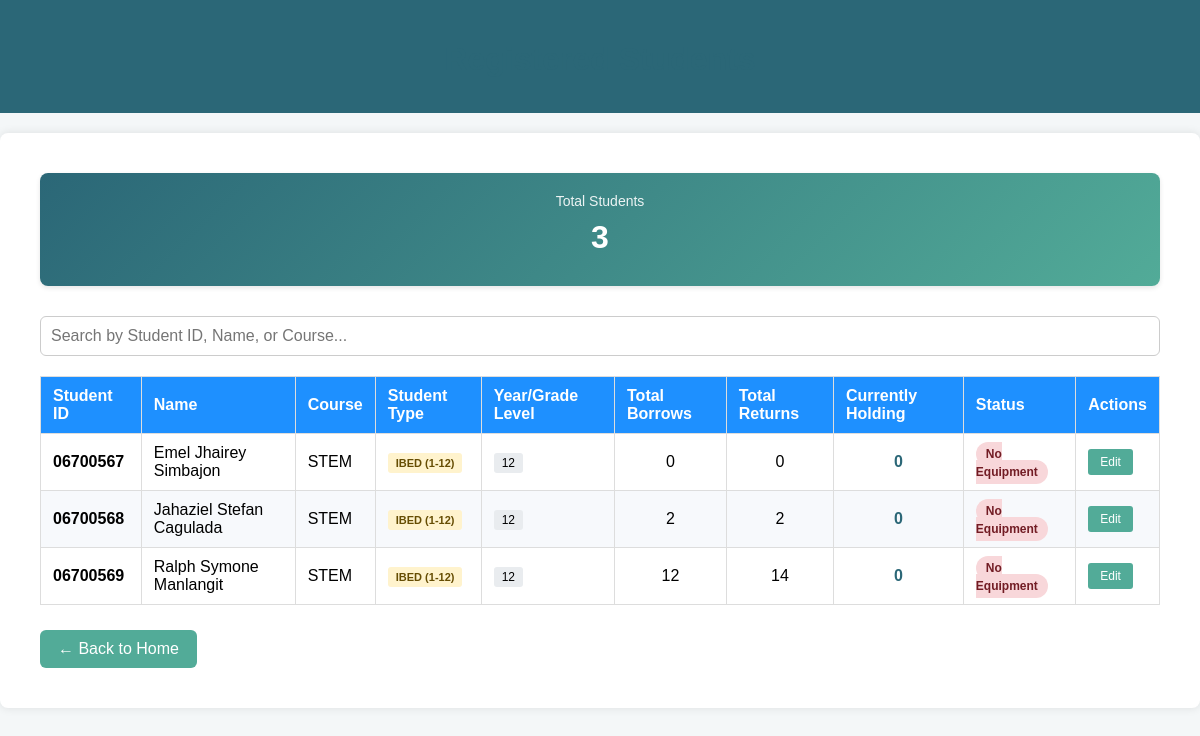
/registered_students, run on an earlier commit of the app's database.
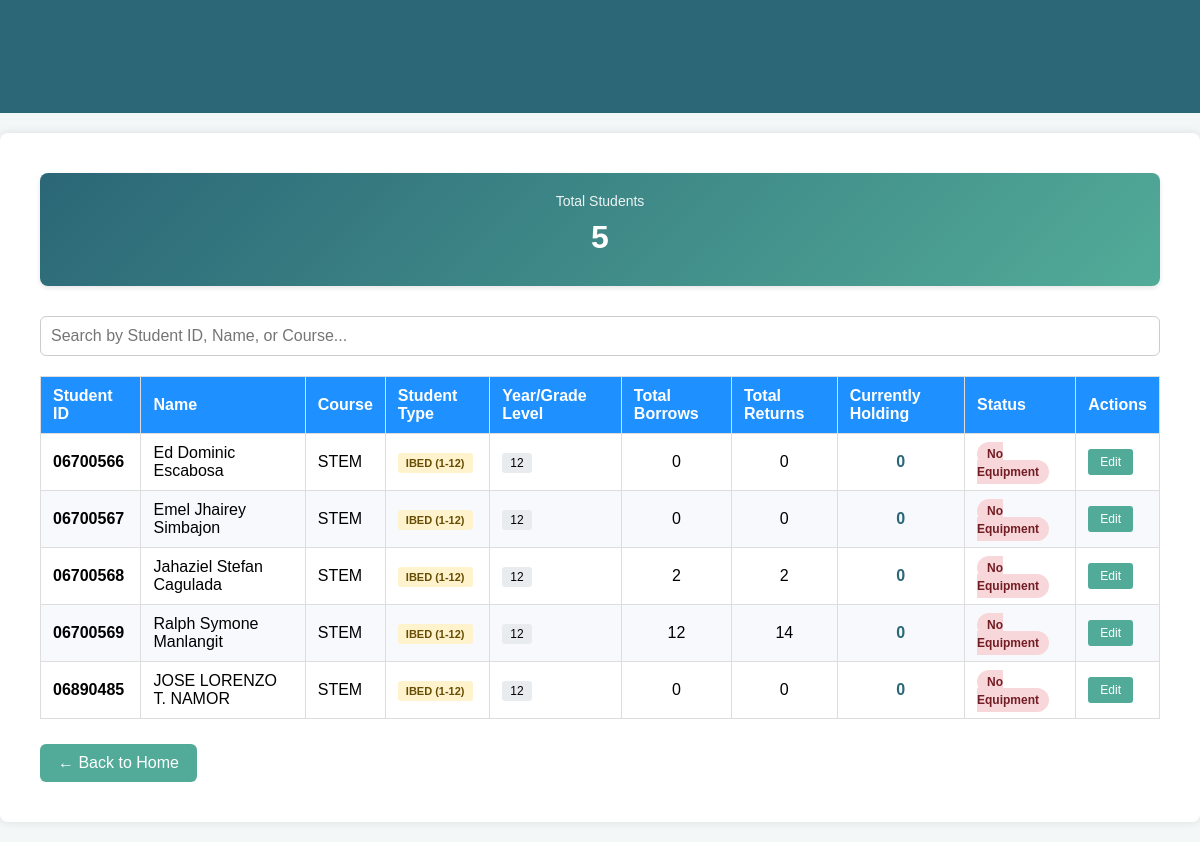
And on a later commit of the database.
### tables this page shows
CREATE TABLE students (
            student_id TEXT PRIMARY KEY,
            name TEXT NOT NULL,
            course TEXT,
            year_level INTEGER, student_type TEXT DEFAULT 'college');

### CV-app/app.py (the view)
@app.route('/registered_students')
def registered_students():
    conn = sqlite3.connect("database.db")
    c = conn.cursor()
    c.execute("""
        SELECT
            s.student_id,
            s.name,
            s.course,
            s.year_level,
            s.student_type,
            COUNT(CASE WHEN el.action='borrow' THEN 1 END) as total_borrows,
            COUNT(CASE WHEN el.action='return' THEN 1 END) as total_returns,
            COALESCE(SUM(CASE WHEN el.action='borrow' THEN el.quantity ELSE -el.quantity END), 0) as currently_holding
        FROM students s
        LEFT JOIN equipment_log el ON s.student_id = el.student_id
        GROUP BY s.student_id, s.name, s.course, s.year_level, s.student_type
        ORDER BY s.student_id ASC
    """)
    students = c.fetchall()
    c.execute("SELECT COUNT(*) FROM students")
    total_students = c.fetchone()[0]
    conn.close()
    return render_template('registered_students.html',
                         students=students,
                         total_students=total_students)

### CV-app/templates/registered_students.html (shortened to what this page needs)
<!DOCTYPE html>
<html lang="en">
<head>
    <link rel="stylesheet" href="{{ url_for('static', filename='style.css') }}">
</head>
<body>
    <header>
        <h1>Registered Students</h1>
    </header>
    <div class="container">
        <div class="stats-container">
            <div class="stat-box">
                <div class="stat-label">Total Students</div>
                <div class="stat-number">{{ total_students }}</div>
            </div>
        </div>
        <div class="search-container">
            <input type="text" class="search-input" id="searchInput" placeholder="Search by Student ID, Name, or Course...">
        </div>
        {% if students %}
            <table id="studentsTable">
                <thead>
                    <tr>
                        <th>Student ID</th>
                        <th>Name</th>
                        <th>Course</th>
                        <th>Student Type</th>
                        <th>Year/Grade Level</th>
                        <th>Total Borrows</th>
                        <th>Total Returns</th>
                        <th>Currently Holding</th>
                        <th>Status</th>
                        <th>Actions</th>
                    </tr>
                </thead>
                <tbody>
                    {% for student in students %}
                        <tr>
                            <td><strong>{{ student[0] }}</strong></td>
                            <td>{{ student[1] }}</td>
                            <td>{{ student[2] or 'N/A' }}</td>
                            <td>
                                {% if student[4] == 'ibed' %}
                                    <span class="type-badge type-ibed">IBED (1-12)</span>
                                {% else %}
                                    <span class="type-badge type-college">College</span>
                                {% endif %}
                            </td>
                            <td>
                                {% if student[3] %}
                                    <span class="year-badge">{{ student[3] }}</span>
                                {% else %}
                                    <span class="year-badge">N/A</span>
                                {% endif %}
                            </td>
                            <td style="text-align: center;">{{ student[5] or 0 }}</td>
                            <td style="text-align: center;">{{ student[6] or 0 }}</td>
                            <td style="text-align: center; font-weight: bold; color: #2b6777;">{{ student[7] or 0 }}</td>
                            <td>
                                {% if student[7] > 0 %}
                                    <span class="status-badge badge-active">Has Equipment</span>
                                {% else %}
                                    <span class="status-badge badge-inactive">No Equipment</span>
                                {% endif %}
                            </td>
                            <td>
                                <div class="action-buttons">
                                    <a href="/edit_student/{{ student[0] }}" class="btn-edit">Edit</a>
                                </div>
                            </td>
                        </tr>
                    {% endfor %}
                </tbody>
            </table>
        {% else %}
            <div class="empty-state">
                <h3>No Registered Students</h3>
                <p>There are currently no registered students in the system. <a href="/register">Register a student</a> to get started.</p>
            </div>
        {% endif %}
        <a href="/" class="back-button">← Back to Home</a>
    </div>
</body>
</html>

### CV-app/static/style.css (style rules this page uses)
body { font-family: 'Segoe UI', Tahoma, Geneva, Verdana, sans-serif; background: linear-gradient(to right, #e9f1fb, #f5f9ff); margin: 0; padding: 0; }
.container { max-width: 800px; margin: 40px auto; padding: 30px 40px; background-color: #ffffff; border-radius: 14px; box-shadow: 0 6px 25px rgba(0, 0, 0, 0.08); }
h1, h2 { color: #1f3b73; text-align: center; margin-bottom: 15px; }
input[type="text"], input[type="number"], textarea, select { padding: 10px; border: 1px solid #ccc; border-radius: 6px; font-size: 16px; width: 100%; box-sizing: border-box; }
a.back-button { display: inline-block; margin-top: 25px; padding: 10px 18px; background-color: #52ab98; color: white; text-decoration: none; border-radius: 6px; font-weight: 500; transition: background-color 0.3s; }
table { width: 100%; border-collapse: collapse; margin-top: 20px; }
table th, table td { padding: 10px 12px; text-align: left; border: 1px solid #ddd; }
table th { background-color: #1e90ff; color: white; }
table tr:nth-child(even) { background-color: #f7f9fc; }

### CV-app/templates/registered_students.html (style rules this page uses)
body { font-family: Arial, sans-serif; background: #f4f7f8; margin: 0; padding: 0; }
header { background-color: #2b6777; padding: 20px; color: white; text-align: center; }
.container { padding: 40px; max-width: 1200px; margin: 20px auto; background: white; box-shadow: 0 0 10px rgba(0,0,0,0.1); border-radius: 8px; }
h1, h2 { color: #2b6777; }
.stats-container { display: flex; gap: 20px; margin-bottom: 30px; flex-wrap: wrap; }
.stat-box { flex: 1; min-width: 200px; padding: 20px; background: linear-gradient(135deg, #2b6777 0%, #52ab98 100%); color: white; border-radius: 8px; text-align: center; box-shadow: 0 2px 5px rgba(0,0,0,0.1); }
.stat-number { font-size: 32px; font-weight: bold; margin: 10px 0; }
.stat-label { font-size: 14px; opacity: 0.9; }
table { width: 100%; border-collapse: collapse; margin-top: 20px; }
th { background-color: #2b6777; color: white; padding: 12px; text-align: left; font-weight: bold; }
td { padding: 12px; border-bottom: 1px solid #ddd; }
tr:nth-child(even) { background-color: #f9f9f9; }
.status-badge { padding: 5px 10px; border-radius: 20px; font-size: 12px; font-weight: bold; }
.badge-inactive { background-color: #f8d7da; color: #721c24; }
.back-button { display: inline-block; margin-top: 20px; padding: 10px 20px; background-color: #52ab98; color: white; text-decoration: none; border-radius: 5px; transition: background-color 0.3s; }
.year-badge { background-color: #e9ecef; padding: 3px 8px; border-radius: 3px; font-size: 12px; }
.search-container { margin-bottom: 20px; }
.search-input { width: 100%; padding: 10px; border: 1px solid #ddd; border-radius: 4px; font-size: 14px; box-sizing: border-box; }
.action-buttons { display: flex; gap: 5px; }
.btn-edit { padding: 6px 12px; background-color: #52ab98; color: white; text-decoration: none; border-radius: 3px; font-size: 12px; transition: background-color 0.3s; }
.type-badge { padding: 4px 8px; border-radius: 3px; font-size: 11px; font-weight: bold; }
.type-ibed { background-color: #fff3cd; color: #664d03; }

What changed in the data, as far as the page shows it:
added students: student_id "06700566", name "Ed Dominic Escabosa", course "STEM", student_type "IBED (1-12)", year_level "12", student "0"
added students: student_id "06890485", name "JOSE LORENZO T. NAMOR", course "STEM", student_type "IBED (1-12)", year_level "12", student "0"
Also different on the page:
{{ total_students }}: "3" → "5"
